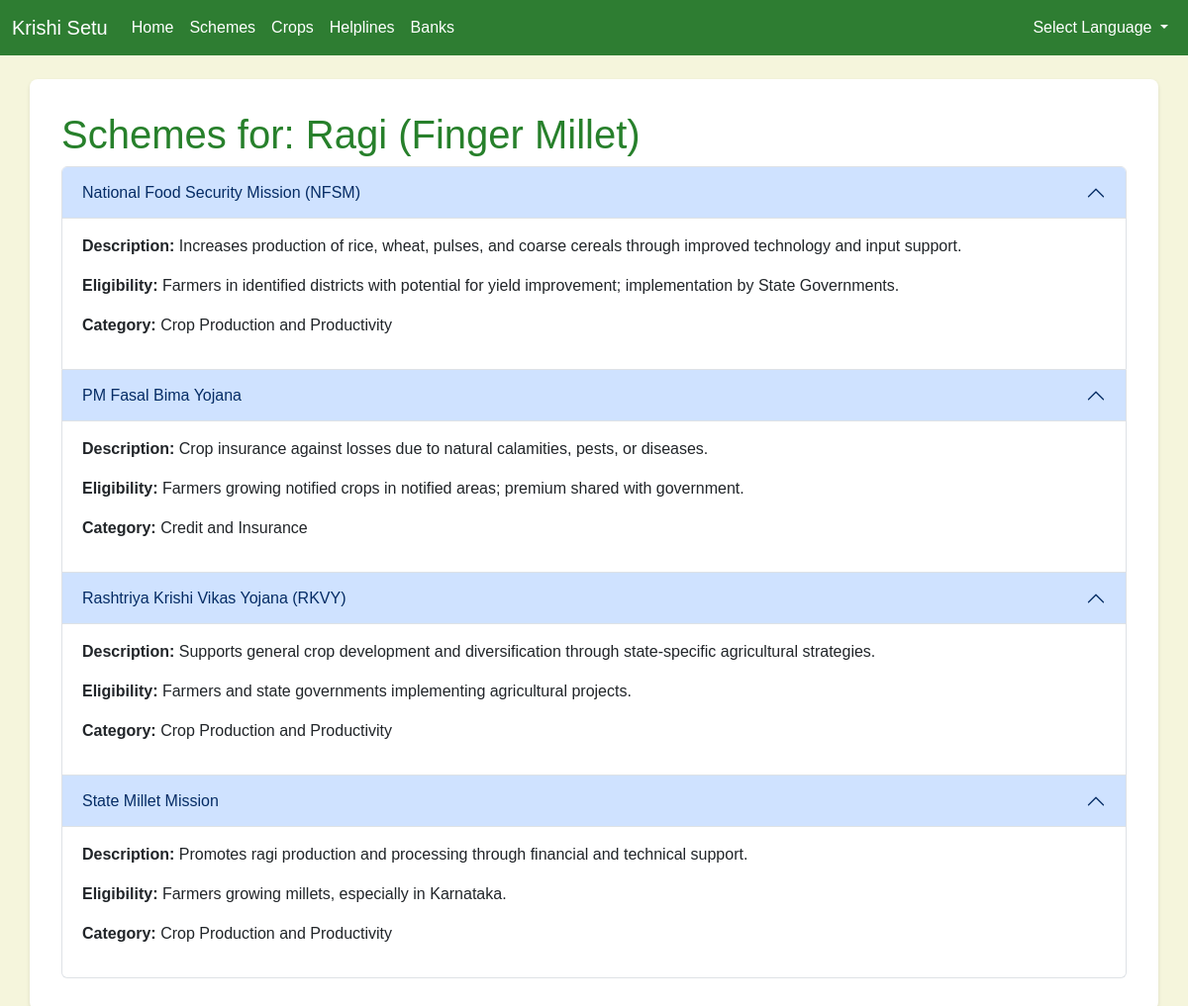
Page /crop_schemes/1 on the committed database.
### tables this page shows
CREATE TABLE crops (
        id INTEGER PRIMARY KEY AUTOINCREMENT,
        name_en TEXT NOT NULL,
        image_path TEXT NOT NULL,
        region_id INTEGER,
        FOREIGN KEY (region_id) REFERENCES regions(id)
    );

CREATE TABLE schemes (
        id INTEGER PRIMARY KEY AUTOINCREMENT,
        name_en TEXT NOT NULL,
        description_en TEXT NOT NULL,
        eligibility_en TEXT NOT NULL,
        category TEXT NOT NULL,
        website_url TEXT,
        document_url TEXT       
               
    );

### app.py (the view, shortened to what this page needs)
@app.route('/crop_schemes/<int:crop_id>')
def crop_schemes(crop_id):
    lang = request.args.get('lang', 'en')
    print(f"Received crop_id: {crop_id}, lang: {lang}")
    translations = load_translations(lang)
    conn = get_db_connection()
    cursor = conn.cursor()
    cursor.execute('SELECT name_en FROM crops WHERE id = ?', (crop_id,))
    crop = cursor.fetchone()
    crop_name = crop['name_en'] if crop else 'Unknown Crop'
    if lang == 'en':
        cursor.execute('''
            SELECT s.name_en AS name, s.description_en AS description,
                   s.eligibility_en AS eligibility, s.category, s.document_url
            FROM schemes s
            JOIN crop_schemes cs ON s.id = cs.scheme_id
            WHERE cs.crop_id = ?
        ''', (crop_id,))
    schemes = cursor.fetchall()
    conn.close()
    return render_template('crop_schemes.html', translations=translations,
                          schemes=schemes, crop_name=crop_name, lang=lang, crop_id=crop_id)

### app.py (called while the page is built)
def get_db_connection():
    conn = sqlite3.connect('data.db')
    conn.row_factory = sqlite3.Row
    return conn

### templates/crop_schemes.html (shortened to what this page needs)
{% extends 'base.html' %}
{% block content %}
    <h1>{{ translations.crop_schemes_title }}: {{ crop_name }}</h1>
    <div class="accordion" id="cropSchemesAccordion">
        {% for scheme in schemes %}
            <div class="accordion-item">
                <h2 class="accordion-header" id="heading-{{ loop.index }}">
                    <button class="accordion-button" type="button" data-bs-toggle="collapse"
                            data-bs-target="#collapse-{{ loop.index }}" aria-expanded="true"
                            aria-controls="collapse-{{ loop.index }}">
                        {{ scheme.name }}
                    </button>
                </h2>
                <div id="collapse-{{ loop.index }}" class="accordion-collapse collapse show"
                     aria-labelledby="heading-{{ loop.index }}" data-bs-parent="#cropSchemesAccordion">
                    <div class="accordion-body">
                        <p><strong>{{ translations.description_label }}:</strong> {{ scheme.description }}</p>
                        <p><strong>{{ translations.eligibility_label }}:</strong> {{ scheme.eligibility }}</p>
                        <p><strong>{{ translations.category_label | default('Category') }}:</strong>
                           {{ translations['category_' + scheme.category|replace(' ', '_')|replace('(', '')|replace(')', '')|replace('.', '')|replace(',', '')|lower] or scheme.category }}
                        </p>
                    </div>
                </div>
            </div>
        {% endfor %}
    </div>
{% endblock %}

### templates/base.html (shortened to what this page needs)
<!DOCTYPE html>
<html lang="{{ lang }}">
<head>
    <link href="https://cdn.jsdelivr.net/npm/bootstrap@5.3.0/dist/css/bootstrap.min.css" rel="stylesheet">
    <link rel="stylesheet" href="{{ url_for('static', filename='style.css') }}">
</head>
<body>
    <nav class="navbar navbar-expand-lg navbar-dark bg-success">
        <div class="container-fluid">
            <a class="navbar-brand" href="{{ url_for('index', lang=lang) }}">{{ translations.title }}</a>
            <div class="collapse navbar-collapse" id="navbarNav">
                <ul class="navbar-nav me-auto">
                    <li class="nav-item">
                        <a class="nav-link" href="{{ url_for('index', lang=lang) }}">{{ translations.nav_home }}</a>
                    </li>
                    <li class="nav-item">
                        <a class="nav-link" href="{{ url_for('schemes', lang=lang) }}">{{ translations.nav_schemes }}</a>
                    </li>
                    <li class="nav-item">
                        <a class="nav-link" href="{{ url_for('crops', lang=lang) }}">{{ translations.nav_crops }}</a>
                    </li>
                    <li class="nav-item">
                        <a class="nav-link" href="{{ url_for('helplines', lang=lang) }}">{{ translations.nav_helplines }}</a>
                    </li>
                    <li class="nav-item">
                        <a class="nav-link" href="{{ url_for('banks', lang=lang) }}">{{ translations.nav_banks }}</a>
                    </li>
                </ul>
                <ul class="navbar-nav">
                    <li class="nav-item dropdown">
    <a class="nav-link dropdown-toggle" href="#" id="languageDropdown" role="button" data-bs-toggle="dropdown" aria-expanded="false">
        {{ translations.get(lang, 'Select Language') }}
    </a>
        {% set args = request.args.to_dict(flat=False) %}
        {% set filtered_args = {} %}
        {% for k, v in args.items() %}
            {% if k != 'lang' %}
                {% do filtered_args.update({k: v}) %}
            {% endif %}
        {% endfor %}
</li>
                </ul>
            </div>
        </div>
    </nav>
    <div class="container mt-4">
        {% block content %}{% endblock %}
    </div>
</body>
</html>

### static/style.css (style rules this page uses)
body { margin: 0; font-family: Arial, sans-serif; background-color: #F5F5DC; color: #4A3728; }
.navbar { background-color: #2E7D32 !important; }
.navbar { margin-bottom: 20px; }
.navbar-brand, .nav-link, .navbar-toggler-icon { color: #FFFFFF !important; }
.container { background-color: #FFFFFF; padding: 2rem; border-radius: 8px; box-shadow: 0 2px 4px rgba(0, 0, 0, 0.1); margin-top: -4rem; }
h1, h5 { color: #27802b; }

### rows in the picture
crops: name_en "Ragi (Finger Millet)"
schemes: name "National Food Security Mission (NFSM)", description "Increases production of rice, wheat, pulses, and coarse cereals through improved technology and input support.", eligibility "Farmers in identified districts with potential for yield improvement; implementation by State Governments."
schemes: name "PM Fasal Bima Yojana", description "Crop insurance against losses due to natural calamities, pests, or diseases.", eligibility "Farmers growing notified crops in notified areas; premium shared with government."
schemes: name "Rashtriya Krishi Vikas Yojana (RKVY)", description "Supports general crop development and diversification through state-specific agricultural strategies.", eligibility "Farmers and state governments implementing agricultural projects."
schemes: name "State Millet Mission", description "Promotes ragi production and processing through financial and technical support.", eligibility "Farmers growing millets, especially in Karnataka."

### other values in the picture
{{ translations.title }} "Krishi Setu"
{{ translations.nav_home }} "Home"
{{ translations.nav_schemes }} "Schemes"
{{ translations.nav_crops }} "Crops"
{{ translations.nav_helplines }} "Helplines"
{{ translations.nav_banks }} "Banks"
{{ translations.get(lang, 'Select Language') }} "Select Language"
{{ translations.crop_schemes_title }} "Schemes for"
